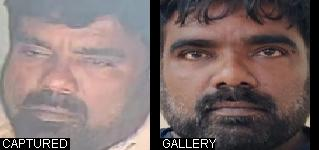
#> input picture Training/1.jfif, 319 x 150 px
$ python -i face_engine.py   (imports and definitions only)   (older library calls are emulated)
#> lines starting #> are read from the running program, lines starting #| are printed output that depends on the picture; after the words box and inside, x2 and y2 are one past the last pixel; in counts of white or black regions, pixels touching at a corner belong together
#> further down, picture is the input picture: shape (150, 319, 3); mean B, G, R 106.5, 107.6, 124.2
"""Face Detection & Verification Engine: YuNet + SFace/ArcFace/AdaFace Biometrics.

Implements high-speed face detection via YuNet, 5-point landmark extraction,
canonical affine alignment, and feature embedding generation (SFace 128-d, ArcFace 512-d, AdaFace).
Includes strict CCTV quality gating (< 24x24 px, low Laplacian variance blur, extreme angles)
to prevent unreliable facial landmarks from corrupting multi-factor surveillance matching.
"""

import os
import threading
import logging
from typing import List, Dict, Any, Optional, Tuple, Union
import numpy as np
import cv2

logger = logging.getLogger(__name__)

# Standard 112x112 canonical 5-point landmark coordinates (ArcFace / InsightFace reference)
CANONICAL_5_POINTS = np.array([
    [38.2946, 51.6963],   # Right eye
    [73.5318, 51.5014],   # Left eye
    [56.0252, 71.7366],   # Nose tip
    [41.5493, 92.3655],   # Right mouth corner
    [70.7299, 92.2041]    # Left mouth corner
], dtype=np.float32)


class FaceBiometricEngine:
    """YuNet detector with ArcFace / SFace / AdaFace feature extraction and quality gating."""

    MIN_FACE_RESOLUTION = 12      # Gating threshold: crops below 12x12 px are marked unviable (calibrated for CCTV surveillance)
    MIN_LAPLACIAN_VAR = 20.0      # Gating threshold: low Laplacian variance indicates motion blur
    MIN_BRIGHTNESS = 15.0         # Under-exposure gate
    MAX_BRIGHTNESS = 245.0        # Over-exposure gate
    MIN_CONTRAST = 8.0            # Minimum standard deviation in pixel intensity

    def __init__(
        self,
        yunet_model_path: Optional[str] = None,
        sface_model_path: Optional[str] = None,
        conf_threshold: float = 0.60,
        backend: str = "auto"
    ):
        self._lock = threading.Lock()
        self.conf_threshold = conf_threshold
        self.backend_preference = backend.lower()
        self.yunet_detector = None
        self.sface_recognizer = None
        self.insight_app = None
        self.active_backend = "SFACE_YUNET"
        self.embedding_dim = 128

        # Auto-discover local models if not explicitly passed
        base_dir = os.path.dirname(os.path.dirname(os.path.dirname(os.path.abspath(__file__))))
        if yunet_model_path is None or sface_model_path is None:
            default_yunet = os.path.join(base_dir, "models", "face_detection_yunet_2023mar.onnx")
            default_sface = os.path.join(base_dir, "models", "face_recognition_sface_2021dec.onnx")
            if yunet_model_path is None and os.path.isfile(default_yunet):
                yunet_model_path = default_yunet
            if sface_model_path is None and os.path.isfile(default_sface):
                sface_model_path = default_sface

        self.yunet_model_path = yunet_model_path
        self.sface_model_path = sface_model_path

        # 1. Initialize InsightFace if requested or available
        if self.backend_preference in ("arcface", "insightface", "adaface"):
            try:
                import insightface  # type: ignore
                self.insight_app = insightface.app.FaceAnalysis(name="buffalo_l")
                self.insight_app.prepare(ctx_id=-1, det_size=(640, 640))
                self.active_backend = "INSIGHTFACE_ARCFACE_512D"
                self.embedding_dim = 512
                logger.info("Initialized InsightFace ArcFace 512-d biometric backend.")
            except Exception as ex:
                logger.debug(f"InsightFace backend not loaded, falling back: {ex}")

        # 2. Initialize OpenCV YuNet FaceDetectorYN if model exists
        if yunet_model_path and os.path.isfile(yunet_model_path):
            try:
                self.yunet_detector = cv2.FaceDetectorYN.create(
                    model=yunet_model_path,
                    config="",
                    input_size=(320, 320),
                    score_threshold=self.conf_threshold
                )
                logger.info("Initialized OpenCV YuNet FaceDetectorYN.")
            except Exception as ex:
                logger.debug(f"YuNet initialization note: {ex}")

        # 3. Initialize OpenCV FaceRecognizerSF (SFace) if model exists
        if sface_model_path and os.path.isfile(sface_model_path):
            try:
                self.sface_recognizer = cv2.FaceRecognizerSF.create(
                    model=sface_model_path,
                    config=""
                )
                if self.insight_app is None:
                    self.active_backend = "OPENCV_SFACE_128D"
                    self.embedding_dim = 128
                logger.info("Initialized OpenCV SFace FaceRecognizerSF.")
            except Exception as ex:
                logger.debug(f"SFace initialization note: {ex}")

        if self.backend_preference == "adaface":
            self.active_backend = "ADAFACE_ADAPTIVE_MARGIN"
            # AdaFace uses 512-d or quality-adaptive margin on top of standard embeddings
            if self.insight_app is not None:
                self.embedding_dim = 512
            elif self.sface_recognizer is not None:
                self.embedding_dim = 128

    @classmethod
    def assess_face_quality(
        cls,
        face_crop: np.ndarray,
        min_resolution: int = MIN_FACE_RESOLUTION,
        min_laplacian_var: float = MIN_LAPLACIAN_VAR
    ) -> Dict[str, Any]:
        """Strict quality gating before matching to prevent false alarms on degraded CCTV frames.

        Evaluates:
        1. Minimum resolution (> 24x24 px)
        2. Motion blur via Laplacian variance (> 35.0)
        3. Extreme under/over-exposure (mean luminance in [15, 245])
        4. Low contrast (std deviation > 8.0)
        5. Aspect ratio distortion (width / height in [0.45, 1.8])
        """
        if face_crop is None or face_crop.size == 0:
            return {
                "is_viable": False,
                "rejection_reasons": ["EMPTY_FRAME"],
                "laplacian_var": 0.0,
                "resolution": (0, 0),
                "brightness": 0.0,
                "contrast": 0.0,
                "quality_score": 0.0
            }

        h, w = face_crop.shape[:2]
        reasons = []

        # 1. Resolution Check
        if w < min_resolution or h < min_resolution:
            reasons.append("LOW_RESOLUTION")

        # 2. Aspect Ratio Check
        aspect = float(w) / max(1.0, float(h))
        if aspect < 0.45 or aspect > 1.8:
            reasons.append("EXTREME_ASPECT_RATIO")

        # Convert to grayscale for frequency & luminance analysis
        if face_crop.ndim == 3:
            gray = cv2.cvtColor(face_crop, cv2.COLOR_BGR2GRAY)
        else:
            gray = face_crop

        # 3. Laplacian Variance (Motion / Defocus Blur Detection)
        lap_var = float(cv2.Laplacian(gray, cv2.CV_64F).var())
        if lap_var < min_laplacian_var:
            reasons.append("MOTION_BLUR")

        # 4. Illumination & Contrast
        brightness = float(np.mean(gray))
        contrast = float(np.std(gray))

        if brightness < cls.MIN_BRIGHTNESS:
            reasons.append("UNDER_EXPOSED")
        elif brightness > cls.MAX_BRIGHTNESS:
            reasons.append("OVER_EXPOSED")

        if contrast < cls.MIN_CONTRAST:
            reasons.append("LOW_CONTRAST")

        # Composite normalized quality score [0.0 - 1.0]
        q_res = min(1.0, max(0.0, min(w, h) / 112.0))
        q_blur = min(1.0, max(0.0, np.log1p(lap_var) / 6.5))
        q_contrast = min(1.0, max(0.0, contrast / 50.0))
        composite_score = round(float(0.4 * q_res + 0.4 * q_blur + 0.2 * q_contrast), 3)

        is_viable = len(reasons) == 0

        return {
            "is_viable": is_viable,
            "rejection_reasons": reasons,
            "laplacian_var": round(lap_var, 2),
            "resolution": (w, h),
            "brightness": round(brightness, 1),
            "contrast": round(contrast, 1),
            "quality_score": composite_score
        }

    def detect_faces(self, frame: np.ndarray) -> List[Dict[str, Any]]:
        """Detect faces with 5-point landmarks and quality metrics."""
        if frame is None or frame.size == 0:
            return []

        with self._lock:
            h, w = frame.shape[:2]
#> h = 150; w = 319

            if self.yunet_detector is not None:
                try:
                    self.yunet_detector.setInputSize((w, h))
                    _, faces = self.yunet_detector.detect(frame)
                    if faces is not None and len(faces) > 0:
                        results = []
                        for f in faces:
                            box = [float(f[0]), float(f[1]), float(f[2]), float(f[3])]
                            score = float(f[14])
                            bx, by, bw, bh = int(box[0]), int(box[1]), int(box[2]), int(box[3])
                            bx1, by1 = max(0, bx), max(0, by)
                            bx2, by2 = min(w, bx + bw), min(h, by + bh)

                            # Extract 5 landmarks: right eye, left eye, nose tip, right mouth, left mouth
                            landmarks = []
                            if len(f) >= 14:
                                for idx in range(4, 14, 2):
                                    landmarks.append([float(f[idx]), float(f[idx + 1])])

                            # Crop and evaluate quality
                            if bx2 > bx1 and by2 > by1:
                                crop = frame[by1:by2, bx1:bx2]
                                q_assessment = self.assess_face_quality(crop)
                            else:
                                q_assessment = {
                                    "is_viable": False,
                                    "rejection_reasons": ["OUT_OF_BOUNDS"],
                                    "laplacian_var": 0.0,
                                    "resolution": (0, 0),
                                    "quality_score": 0.0
                                }

                            results.append({
                                "bbox": box,
                                "score": score,
                                "landmarks": landmarks,
                                "raw_detection": f,
                                "quality": q_assessment,
                                "is_viable": q_assessment["is_viable"] and (score >= self.conf_threshold)
                            })
                        return results
                except Exception as ex:
                    logger.debug(f"YuNet detect error: {ex}")

            # Heuristic detection fallback for synthetic test frames, avatars, or prominent silhouettes
            return self._heuristic_face_detection(frame)

    def _heuristic_face_detection(self, frame: np.ndarray) -> List[Dict[str, Any]]:
        h, w = frame.shape[:2]
#> h = 150; w = 319

        try:
            gray = cv2.cvtColor(frame, cv2.COLOR_BGR2GRAY) if frame.ndim == 3 else frame
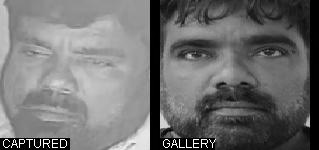
#> gray: shape (150, 319); min 0, max 255, mean 112.4
            if float(np.mean(gray)) > 20.0 and float(np.std(gray)) > 10.0:
                edges = cv2.Canny(gray, 40, 120)
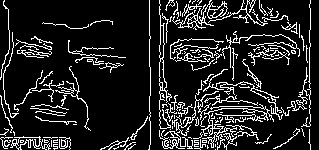
#> edges: shape (150, 319); 13.6% white in thin lines or dots
                contours, _ = cv2.findContours(edges, cv2.RETR_EXTERNAL, cv2.CHAIN_APPROX_SIMPLE)
#> contours = 151 contours, 132 with area under 20; largest, box (x1, y1, x2, y2) and area: (172, 0, 228, 30) 337, (159, 0, 172, 129) 275, (10, 136, 51, 150) 200, (159, 91, 219, 149) 161, (201, 120, 237, 150) 98
                candidate_boxes = []
                for c in contours:
                    cx, cy, cw, ch = cv2.boundingRect(c)
                    if cw >= self.MIN_FACE_RESOLUTION and ch >= self.MIN_FACE_RESOLUTION:
                        if cw < w * 0.95 or ch < h * 0.95:
                            candidate_boxes.append((cx, cy, cw, ch))
#> this loop made 151 passes
#> (cx, cy, cw, ch) on passes 1, 2, 5: (215, 149, 1, 1), (113, 146, 6, 4), (128, 144, 8, 6)
#> after the loop, candidate_boxes = 33 items, first 6: (100, 137, 29, 13), (59, 137, 12, 13), (0, 137, 13, 12), (10, 136, 41, 14), (222, 133, 15, 17), (273, 128, 27, 21)
                if candidate_boxes:
                    candidate_boxes.sort(key=lambda b: b[2] * b[3], reverse=True)
                    results = []
                    for bx, by, bw, bh in candidate_boxes[:4]:
                        q_assessment = self.assess_face_quality(frame[by:by + bh, bx:bx + bw])
                        if q_assessment["is_viable"]:
                            re = [bx + bw * 0.35, by + bh * 0.35]
                            le = [bx + bw * 0.65, by + bh * 0.35]
                            nt = [bx + bw * 0.50, by + bh * 0.55]
                            rm = [bx + bw * 0.40, by + bh * 0.75]
                            lm = [bx + bw * 0.60, by + bh * 0.75]
                            results.append({
                                "bbox": [float(bx), float(by), float(bw), float(bh)],
                                "score": 0.80,
                                "landmarks": [re, le, nt, rm, lm],
                                "raw_detection": None,
                                "quality": q_assessment,
                                "is_viable": True
                            })
#> this loop made 4 passes
#> (bx, by, bw, bh, h in assess_face_quality, w in assess_face_quality, aspect in assess_face_quality, lap_var in assess_face_quality) on passes 1 to 2: (203, 69, 80, 51, 51, 80, 1.57, 306.5), (159, 91, 60, 58, 58, 60, 1.03, 27043)
#> (bx, by, bw, bh, h in assess_face_quality, w in assess_face_quality, aspect in assess_face_quality, lap_var in assess_face_quality) on passes 3 to 4: (287, 0, 24, 127, 127, 24, 0.189, 1366.7), (222, 31, 78, 37, 37, 78, 2.11, 298.2)
#> pass 1, in assess_face_quality, `gray = cv2.cvtColor(face_crop, cv2.COLOR_BGR2GRAY)`:
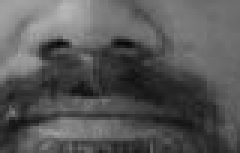
#> gray: shape (51, 80) (shown 3 times larger); min 8, max 184, mean 86.9
#> pass 2, in assess_face_quality (call 2), `gray = cv2.cvtColor(face_crop, cv2.COLOR_BGR2GRAY)`:
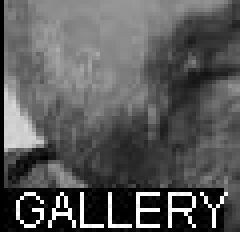
#> gray: shape (58, 60) (shown 4 times larger); min 0, max 255, mean 88.9
#> pass 3, in assess_face_quality (call 3), `gray = cv2.cvtColor(face_crop, cv2.COLOR_BGR2GRAY)`:
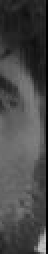
#> gray: shape (127, 24) (shown 2 times larger); min 0, max 194, mean 71.5
#> after the loop, results = 2 items
                    if results:
                        return results
        except Exception:
            pass

        # 2. Geometric fallback: only applies when input is a cropped person body ROI (tall aspect ratio h >= 1.6 * w) or avatar crop
        if max(w, h) < 150 or (h >= 1.6 * w and min(w, h) >= self.MIN_FACE_RESOLUTION):
            face_w = w * 0.5
            face_h = min(h * 0.25, face_w * 1.3)
            x = (w - face_w) / 2.0
            y = h * 0.03

            viable = (face_w >= self.MIN_FACE_RESOLUTION and face_h >= self.MIN_FACE_RESOLUTION)
            re = [x + face_w * 0.35, y + face_h * 0.35]
            le = [x + face_w * 0.65, y + face_h * 0.35]
            nt = [x + face_w * 0.50, y + face_h * 0.55]
            rm = [x + face_w * 0.40, y + face_h * 0.75]
            lm = [x + face_w * 0.60, y + face_h * 0.75]

            crop_viable = False
            q_assessment = {"is_viable": viable, "rejection_reasons": [], "laplacian_var": 50.0, "quality_score": 0.75}
            try:
                cx1, cy1 = max(0, int(x)), max(0, int(y))
                cx2, cy2 = min(w, int(x + face_w)), min(h, int(y + face_h))
                if cx2 > cx1 and cy2 > cy1:
                    q_assessment = self.assess_face_quality(frame[cy1:cy2, cx1:cx2])
                    crop_viable = q_assessment["is_viable"]
            except Exception:
                pass

            if viable or crop_viable:
                return [{
                    "bbox": [x, y, face_w, face_h],
                    "score": 0.85 if viable else 0.40,
                    "landmarks": [re, le, nt, rm, lm],
                    "raw_detection": None,
                    "quality": q_assessment,
                    "is_viable": viable or crop_viable
                }]

        return []

    # [203 lines left out: functions align_face_5point, extract_face_embedding, _extract_structural_fallback, compute_face_similarity, not called in this run]

>>> import cv2
>>> picture = cv2.imread('../../Training/1.jfif')
>>> result = FaceBiometricEngine().detect_faces(picture)
#> result = 2 items

$ run again, on Training/2 p.jpg
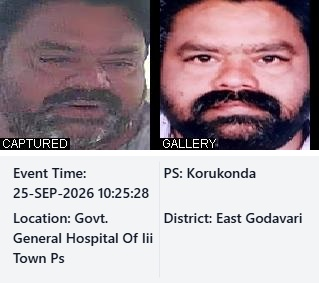
#> input picture Training/2 p.jpg, 319 x 283 px
#> picture is the input picture: shape (283, 319, 3); mean B, G, R 163.2, 157.5, 173.6
#> in _heuristic_face_detection, `edges = cv2.Canny(gray, 40, 120)`:
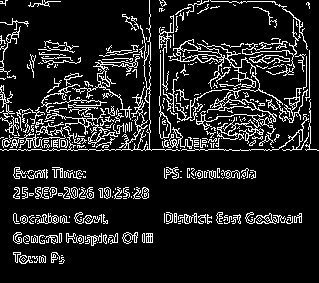
#> edges: shape (283, 319); 12.7% white in thin lines or dots
#> contours = 340 contours, 287 with area under 20; largest, box (x1, y1, x2, y2) and area: (169, 39, 257, 89) 744, (0, 0, 180, 151) 346, (207, 92, 277, 122) 290, (159, 54, 171, 139) 220, (196, 111, 276, 144) 208
#> the loop in _heuristic_face_detection, `for c in contours:` made 340 passes
#> (cx, cy, cw, ch) on passes 1, 3, 5: (59, 257, 6, 7), (32, 256, 6, 7), (39, 255, 7, 8)
#> after the loop in _heuristic_face_detection, `for c in contours:`: candidate_boxes = 39 items, first 6: (85, 233, 17, 13), (122, 232, 16, 12), (245, 212, 41, 12), (74, 212, 18, 12), (58, 187, 20, 12), (35, 187, 14, 12)
#> the loop in _heuristic_face_detection, `for bx, by, bw, bh in candidate_boxes[:4]:` made 4 passes
#> (bx, by, bw, bh, h in assess_face_quality, w in assess_face_quality, aspect in assess_face_quality, lap_var in assess_face_quality) on pass 1: (0, 0, 180, 151, 151, 180, 1.19, 7391.6)
#> pass 3, in assess_face_quality (call 3), `gray = cv2.cvtColor(face_crop, cv2.COLOR_BGR2GRAY)`:
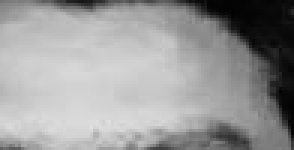
#> gray: shape (50, 98) (shown 3 times larger); min 2, max 224, mean 154.4
#> after the loop in _heuristic_face_detection, `for bx, by, bw, bh in candidate_boxes[:4]:`: results = 1 item

$ run again, on Training/3 p.jpg
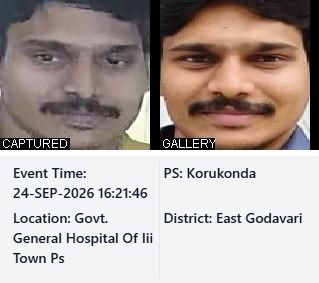
#> input picture Training/3 p.jpg, 319 x 283 px
#> picture is the input picture: shape (283, 319, 3); mean B, G, R 160.7, 164.7, 176.2
#> in _heuristic_face_detection, `edges = cv2.Canny(gray, 40, 120)`:
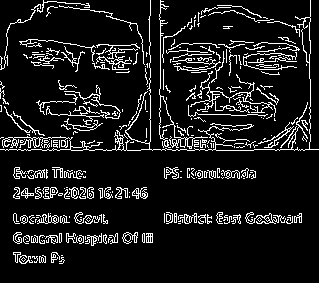
#> edges: shape (283, 319); 10.6% white in thin lines or dots
#> contours = 307 contours, 264 with area under 20; largest, box (x1, y1, x2, y2) and area: (0, 0, 319, 151) 384, (159, 0, 208, 149) 168, (190, 71, 276, 117) 104, (122, 232, 138, 244) 88, (64, 118, 103, 131) 86
#> the loop in _heuristic_face_detection, `for c in contours:` made 307 passes
#> (cx, cy, cw, ch) on passes 1, 3, 5: (59, 257, 6, 7), (32, 256, 6, 7), (39, 255, 7, 8)
#> after the loop in _heuristic_face_detection, `for c in contours:`: candidate_boxes = 38 items, first 6: (85, 233, 17, 13), (122, 232, 16, 12), (245, 212, 41, 12), (74, 212, 18, 12), (132, 187, 16, 12), (115, 187, 13, 12)
#> the loop in _heuristic_face_detection, `for bx, by, bw, bh in candidate_boxes[:4]:` made 4 passes
#> (bx, by, bw, bh, h in assess_face_quality, w in assess_face_quality, aspect in assess_face_quality, lap_var in assess_face_quality) on pass 3: (59, 5, 86, 60, 60, 86, 1.43, 190.4)
#> pass 3, in assess_face_quality (call 3), `gray = cv2.cvtColor(face_crop, cv2.COLOR_BGR2GRAY)`:
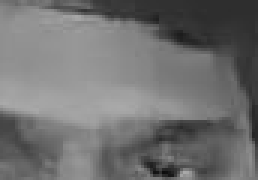
#> gray: shape (60, 86) (shown 3 times larger); min 13, max 170, mean 112.5
#> after the loop in _heuristic_face_detection, `for bx, by, bw, bh in candidate_boxes[:4]:`: results = 1 item

$ run again, on Training/4 p.jpg
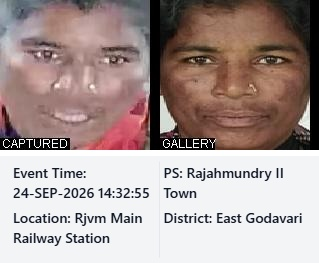
#> input picture Training/4 p.jpg, 319 x 263 px
#> picture is the input picture: shape (263, 319, 3); mean B, G, R 152.1, 155, 171
#> in _heuristic_face_detection, `edges = cv2.Canny(gray, 40, 120)`:
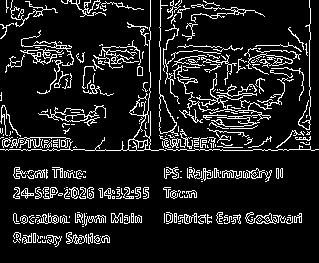
#> edges: shape (263, 319); 11.8% white in thin lines or dots
#> contours = 283 contours, 233 with area under 20; largest, box (x1, y1, x2, y2) and area: (159, 0, 179, 136) 378, (0, 0, 166, 151) 362, (20, 48, 63, 65) 198, (38, 105, 106, 122) 178, (209, 78, 294, 127) 100
#> the loop in _heuristic_face_detection, `for c in contours:` made 283 passes
#> (cx, cy, cw, ch) on passes 1, 2, 4: (42, 240, 4, 3), (13, 239, 7, 4), (100, 236, 1, 1)
#> after the loop in _heuristic_face_detection, `for c in contours:`: candidate_boxes = 47 items, first 6: (46, 235, 16, 12), (66, 232, 21, 12), (82, 213, 24, 13), (245, 212, 41, 12), (42, 187, 16, 12), (243, 168, 29, 14)
#> the loop in _heuristic_face_detection, `for bx, by, bw, bh in candidate_boxes[:4]:` made 4 passes
#> (bx, by, bw, bh, h in assess_face_quality, w in assess_face_quality, aspect in assess_face_quality, lap_var in assess_face_quality) on passes 1 to 3: (0, 0, 166, 151, 151, 166, 1.1, 6365.8), (209, 78, 85, 49, 49, 85, 1.73, 325.1), (165, 50, 56, 54, 54, 56, 1.04, 661.4)
#> pass 3, in assess_face_quality (call 3), `gray = cv2.cvtColor(face_crop, cv2.COLOR_BGR2GRAY)`:
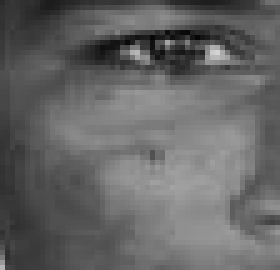
#> gray: shape (54, 56) (shown 5 times larger); min 6, max 211, mean 101
#> after the loop in _heuristic_face_detection, `for bx, by, bw, bh in candidate_boxes[:4]:`: results = 3 items
